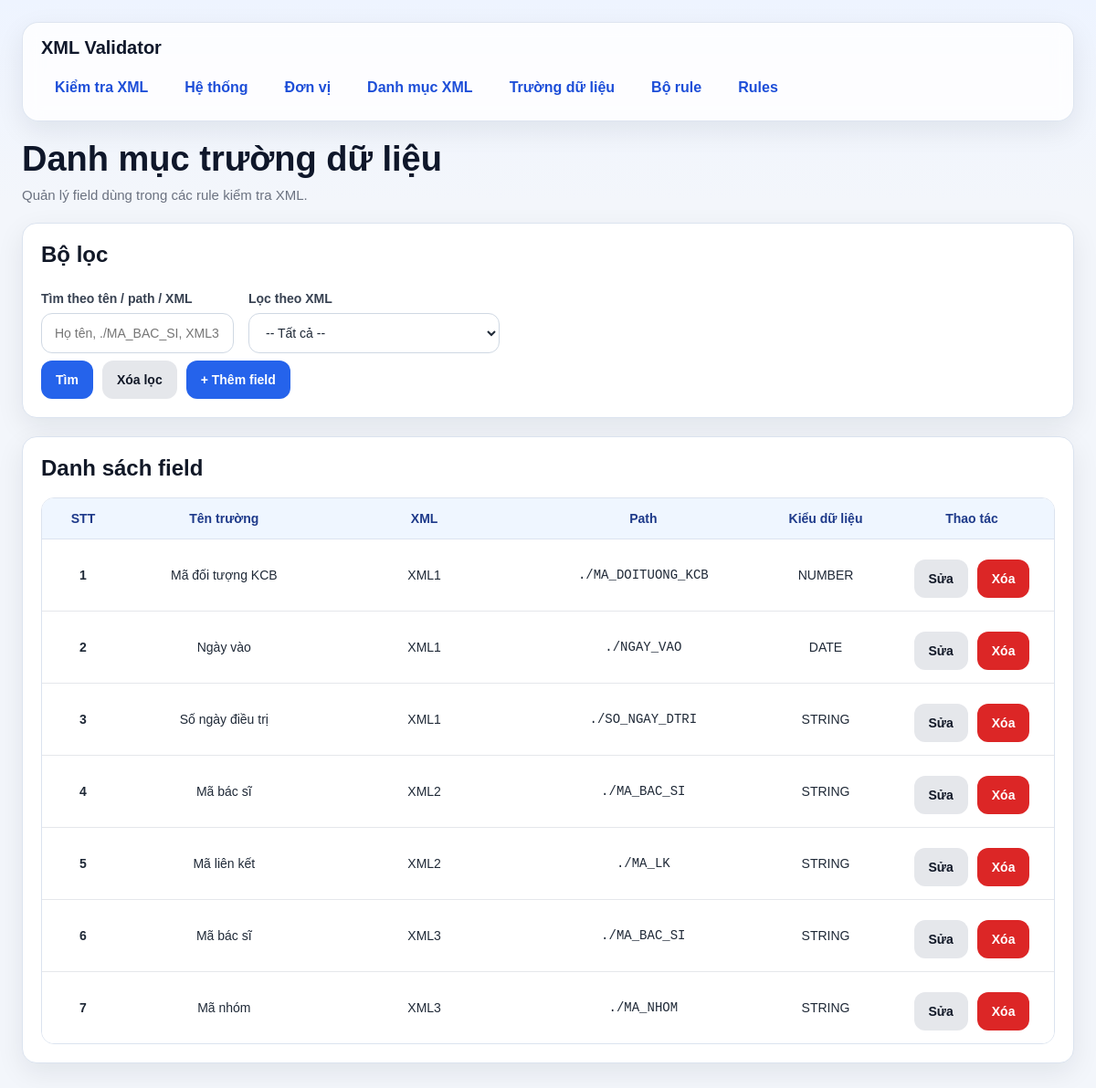
The app's page /fields/ with its own data.
### models/field_model.py (models this page shows, shortened)
class DanhMucTruongDuLieu(db.Model):
    __tablename__ = "danh_muc_truong_du_lieu"
    id = db.Column(db.Integer, primary_key=True)
    ten_truong = db.Column(db.String(255), nullable=False)
    xml_id = db.Column(db.Integer, db.ForeignKey("danh_muc_xml.id"), nullable=False)
    xml_path = db.Column(db.String(500), nullable=False)  # path bên trong từng phần tử của list
    data_type = db.Column(db.String(50), nullable=False, default="STRING")
    xml = db.relationship("DanhMucXml", backref="fields")

### models/xml_model.py (models this page shows, shortened)
class DanhMucXml(db.Model):
    __tablename__ = "danh_muc_xml"
    id = db.Column(db.Integer, primary_key=True)
    ma_xml = db.Column(db.String(50), nullable=False, unique=True)   # XML1, XML2, XML3
    ten_xml = db.Column(db.String(255), nullable=False)
    list_path = db.Column(db.String(500), nullable=False)            # path tính từ NOIDUNGFILE

### routes/field_routes.py (the view, shortened to what this page needs)
@field_bp.route("/", methods=["GET"])
def list_fields():
    keyword = (request.args.get("keyword") or "").strip()
    xml_id = (request.args.get("xml_id") or "").strip()
    query = DanhMucTruongDuLieu.query.join(DanhMucXml)
    if xml_id:
        query = query.filter(DanhMucTruongDuLieu.xml_id == int(xml_id))
    fields = query.order_by(
        DanhMucXml.id.asc(),
        DanhMucTruongDuLieu.ten_truong.asc()
    ).all()
    xmls = DanhMucXml.query.order_by(DanhMucXml.id.asc()).all()
    return render_template(
        "fields.html",
        fields=fields,
        xmls=xmls,
        keyword=keyword,
        xml_id=xml_id
    )

### templates/fields.html (shortened to what this page needs)
{% extends "base.html" %}
{% block content %}
<div class="page-header">
    <h1 class="page-title">Danh mục trường dữ liệu</h1>
    <div class="page-subtitle">Quản lý field dùng trong các rule kiểm tra XML.</div>
</div>
<div class="card">
    <h2 class="card-title">Bộ lọc</h2>
    <form method="GET">
        <div class="grid">
            <div class="col-6">
                <label>Tìm theo tên / path / XML</label>
                <input type="text" name="keyword" value="{{ keyword }}" placeholder="Họ tên, ./MA_BAC_SI, XML3...">
            </div>
            <div class="col-6">
                <label>Lọc theo XML</label>
                <select name="xml_id">
                    <option value="">-- Tất cả --</option>
                </select>
            </div>
        </div>
        <div class="actions">
            <button type="submit" class="btn btn-primary">Tìm</button>
            <a href="/fields" class="btn btn-secondary">Xóa lọc</a>
            <a href="/fields/create" class="btn btn-primary">+ Thêm field</a>
        </div>
    </form>
</div>
<div class="card">
    <h2 class="card-title">Danh sách field</h2>
    {% if fields %}
        <div class="table-wrap">
            <table>
                <thead>
                    <tr>
                        <th style="width: 90px;">STT</th>
                        <th>Tên trường</th>
                        <th style="width: 220px;">XML</th>
                        <th>Path</th>
                        <th style="width: 140px;">Kiểu dữ liệu</th>
                        <th style="width: 180px;">Thao tác</th>
                    </tr>
                </thead>
                <tbody>
                    {% for f in fields %}
                    <tr>
                        <td><strong>{{ loop.index }}</strong></td>
                        <td>{{ f.ten_truong }}</td>
                        <td>{{ f.xml.ma_xml }}</td>
                        <td><code>{{ f.xml_path }}</code></td>
                        <td>{{ f.data_type }}</td>
                        <td>
                            <div class="actions actions-center">
                                <a class="btn btn-secondary" href="/fields/{{ f.id }}/edit">Sửa</a>
                                <form class="inline" method="POST" action="/fields/{{ f.id }}/delete" onsubmit="return confirm('Xóa field này?');">
                                    <button class="btn btn-danger" type="submit">Xóa</button>
                                </form>
                            </div>
                        </td>
                    </tr>
                    {% endfor %}
                </tbody>
            </table>
        </div>
    {% else %}
        <div class="empty-state">Chưa có dữ liệu field.</div>
    {% endif %}
</div>
{% endblock %}

### templates/base.html (style rules this page uses)
* { box-sizing: border-box; }
:root { --bg: #f3f6fb; --card: #ffffff; --card-soft: #f8fafc; --border: #dbe3ef; --text: #1f2937; --muted: #6b7280; --primary: #2563eb; --primary-hover: #1d4ed8; --danger: #dc2626; --danger-hover: #b91c1c; --success-bg: #dcfce7; --success-text: #166534; --warning-bg: #fef3c7; --warning-text: #92400e; --error-bg: #fee2e2; --error-text: #991b1b; --shadow: 0 10px 30px rgba(15, 23, 42, 0.08); --radius: 16px; }
body { margin: 0; font-family: Arial, Helvetica, sans-serif; background: linear-gradient(180deg, #eef4ff 0%, var(--bg) 220px); color: var(--text); }
.page-header { margin-bottom: 22px; }
.page-title { margin: 0; font-size: 38px; line-height: 1.15; color: #0f172a; }
.page-subtitle { margin-top: 8px; color: var(--muted); font-size: 15px; }
.card { background: var(--card); border: 1px solid var(--border); border-radius: var(--radius); box-shadow: var(--shadow); padding: 20px; margin-bottom: 20px; }
.card-title { margin: 0 0 18px 0; font-size: 24px; font-weight: 700; color: #111827; }
.grid { display: flex; grid-template-columns: repeat(12, 1fr); gap: 16px; }
.col-6 { grid-column: span 6; }
label { display: block; font-size: 14px; font-weight: 700; margin-bottom: 8px; margin-top: 8px; color: #374151; }
input[type="text"], input[type="date"], input[type="file"], input[type="password"], select, textarea { width: 100%; min-height: 44px; border: 1px solid #cfd8e3; border-radius: 12px; padding: 10px 14px; font-size: 14px; background: #fff; color: var(--text); outline: none; transition: border-color 0.2s, box-shadow 0.2s; }
.actions { display: flex; flex-wrap: wrap; gap: 10px; margin-top: 8px; }
.actions-center { justify-content: center; }
.btn, button { border: none; min-height: 42px; padding: 10px 16px; border-radius: 12px; cursor: pointer; font-weight: 700; font-size: 14px; text-decoration: none; display: inline-flex; align-items: center; justify-content: center; transition: 0.2s ease; }
.btn-primary { background: var(--primary); color: white; }
.btn-secondary { background: #e5e7eb; color: #111827; }
.btn-danger { background: var(--danger); color: white; }
.table-wrap { overflow-x: auto; border: 1px solid var(--border); border-radius: 14px; }
table { width: 100%; border-collapse: collapse; background: white; }
th { background: #eff6ff; color: #1e3a8a; font-size: 14px; font-weight: 700; text-align: left; padding: 14px 12px; border-bottom: 1px solid var(--border); text-align: center; }
td { padding: 14px 12px; border-bottom: 1px solid #e5e7eb; vertical-align: top; font-size: 14px; vertical-align: middle; text-align: center; }
tbody tr:last-child td { border-bottom: none; }

### records on screen
DanhMucTruongDuLieu: ten_truong "Mã đối tượng KCB", xml.ma_xml "XML1", xml_path "./MA_DOITUONG_KCB", data_type "NUMBER"
DanhMucTruongDuLieu: ten_truong "Ngày vào", xml.ma_xml "XML1", xml_path "./NGAY_VAO", data_type "DATE"
DanhMucTruongDuLieu: ten_truong "Số ngày điều trị", xml.ma_xml "XML1", xml_path "./SO_NGAY_DTRI", data_type "STRING"
DanhMucTruongDuLieu: ten_truong "Mã bác sĩ", xml.ma_xml "XML2", xml_path "./MA_BAC_SI", data_type "STRING"
DanhMucTruongDuLieu: ten_truong "Mã liên kết", xml.ma_xml "XML2", xml_path "./MA_LK", data_type "STRING"
DanhMucTruongDuLieu: ten_truong "Mã bác sĩ", xml.ma_xml "XML3", xml_path "./MA_BAC_SI", data_type "STRING"
DanhMucTruongDuLieu: ten_truong "Mã nhóm", xml.ma_xml "XML3", xml_path "./MA_NHOM", data_type "STRING"
